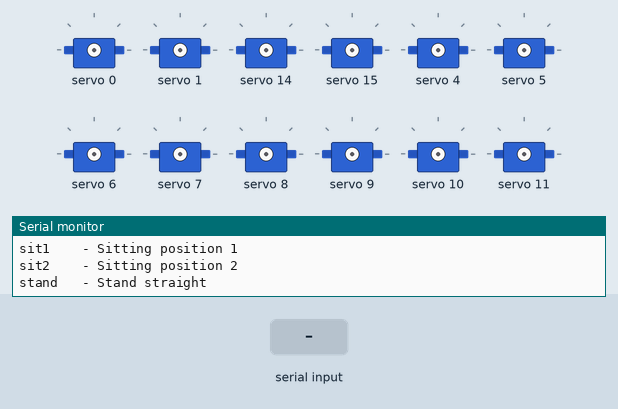
Bench run of a sketch on a simulated Arduino Uno, built with avr-gcc and run on an emulated ATmega328P. Parts: 12 × servo, the last lines printed to the serial monitor. The inputs (shaded band) are chosen by the test bench.

Above: at 1.2 s.
1.3 s: "sleep\n" received over Serial
2.8 s: "sit1\n" received over Serial
At 4.3 s:
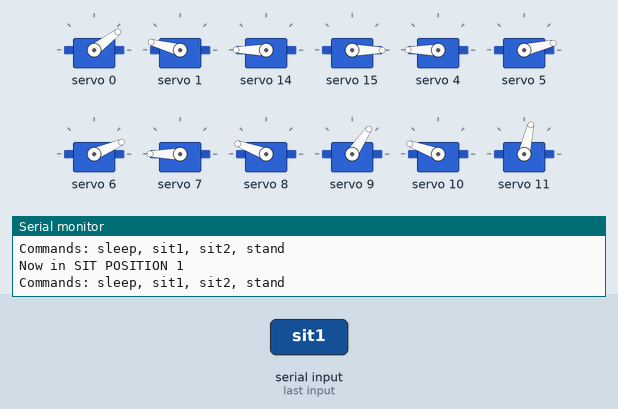
4.6 s: "stand\n" received over Serial
At 7.4 s:
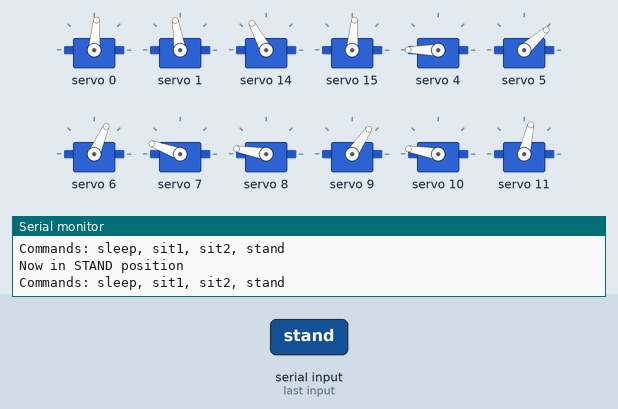
9.1 s: "sit2\n" received over Serial
At 11.7 s:
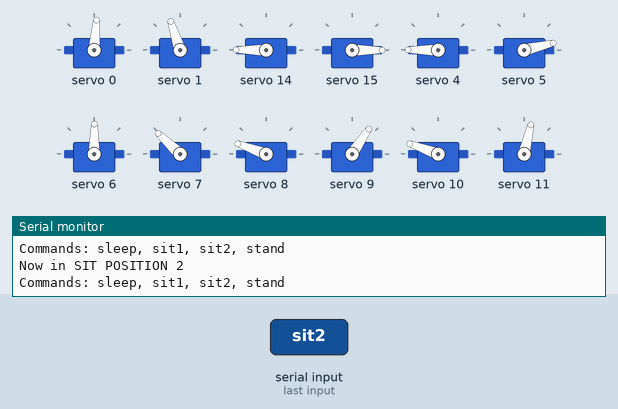
12.1 s: "sleep\n" received over Serial
At 12.81 s:
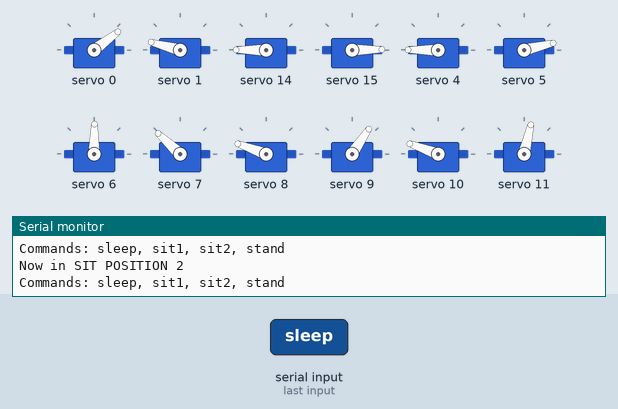
Timing chart, 0 to 15.2 s (numbered marks = the images above; inputs shaded):
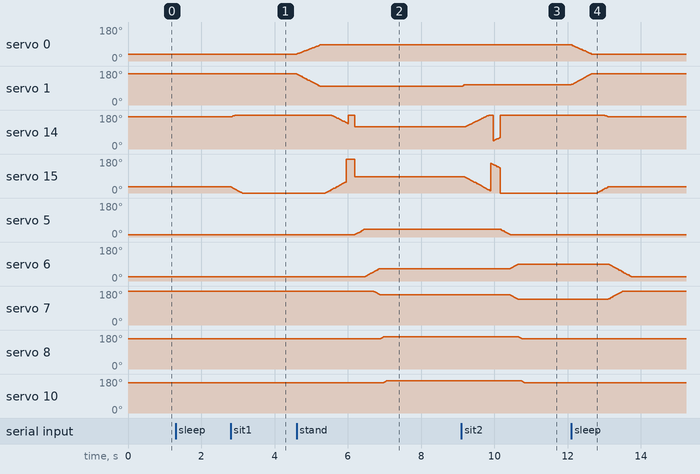

The sketch:

simplecommspotmicro.ino
```cpp
// === Quadruped Robot with Smooth Transitions and Serial Menu ===
#include <Wire.h>
#include <Adafruit_PWMServoDriver.h>

Adafruit_PWMServoDriver pwm = Adafruit_PWMServoDriver();

// State tracking
String inputString = "";
boolean stringComplete = false;
int currentPos[16];

// Smooth single servo move
void smoothSetPWM(uint8_t channel, int target, int speed = 1, int delayMs = 3) {
  int current = currentPos[channel];
  if (current == 0) current = target;
  int step = (current < target) ? 1 : -1;

  for (int pos = current; pos != target; pos += step * speed) {
    pwm.setPWM(channel, 0, pos);
    delay(delayMs);
  }
  pwm.setPWM(channel, 0, target);
  currentPos[channel] = target;
}

// Smooth two servos in sync
void smoothSetPair(uint8_t chA, int tgtA, uint8_t chB, int tgtB, int speed = 1, int delayMs = 3) {
  int curA = currentPos[chA];
  int curB = currentPos[chB];
  if (curA == 0) curA = tgtA;
  if (curB == 0) curB = tgtB;

  int maxSteps = max(abs(tgtA - curA), abs(tgtB - curB)) / speed;
  for (int i = 1; i <= maxSteps; i++) {
    int posA = curA + ((tgtA - curA) * i) / maxSteps;
    int posB = curB + ((tgtB - curB) * i) / maxSteps;
    pwm.setPWM(chA, 0, posA);
    pwm.setPWM(chB, 0, posB);
    delay(delayMs);
  }
  pwm.setPWM(chA, 0, tgtA);
  pwm.setPWM(chB, 0, tgtB);
  currentPos[chA] = tgtA;
  currentPos[chB] = tgtB;
}

// === CUSTOM POSITIONS (yours) ===

// Sleep position
void sleepPos() {
  smoothSetPair(0, 190, 1, 460);
  smoothSetPair(14, 470, 15, 180);

  smoothSetPair(4, 560, 5, 140);
  smoothSetPair(6, 160, 7, 540);

  smoothSetPair(8, 450, 9, 230);
  smoothSetPair(10, 450, 11, 275);
  Serial.println("Now in SLEEP position");
}

// Sitting position 1
void sit1() {
  smoothSetPair(0, 190, 1, 460);
  smoothSetPair(14, 550, 15, 80);

  smoothSetPair(4, 560, 5, 140);
  smoothSetPair(6, 160, 7, 540);

  smoothSetPair(8, 450, 9, 230);
  smoothSetPair(10, 450, 11, 275);
  Serial.println("Now in SIT POSITION 1");
}

// Sitting position 2
void sit2() {
  smoothSetPair(0, 290, 1, 340);
  smoothSetPair(14, 550, 15, 80);

  smoothSetPair(4, 560, 5, 140);
  smoothSetPair(6, 300, 7, 400);

  smoothSetPair(8, 450, 9, 230);
  smoothSetPair(10, 450, 11, 275);
  Serial.println("Now in SIT POSITION 2");
}

// Stand straight
void standstraight() {
  smoothSetPair(0, 290, 1, 320);
  smoothSetPair(14, 360, 15, 290);

  smoothSetPair(4, 500, 5, 200);
  smoothSetPair(6, 250, 7, 450);

  smoothSetPair(8, 470, 9, 230);
  smoothSetPair(10, 470, 11, 275);
  Serial.println("Now in STAND position");
}

void setup() {
  Wire.begin();
  pwm.begin();
  pwm.setPWMFreq(50);

  Serial.begin(115200);
  Serial.println("=== Quadruped Robot Ready ===");
  Serial.println("Commands available:");
  Serial.println("sleep   - Sleep position");
  Serial.println("sit1    - Sitting position 1");
  Serial.println("sit2    - Sitting position 2");
  Serial.println("stand   - Stand straight");
}

void loop() {
  // Handle serial input
  while (Serial.available()) {
    char inChar = Serial.read();
    inputString += inChar;
    if (inChar == '\n') stringComplete = true;
  }

  if (stringComplete) {
    inputString.trim();

    if (inputString == "sleep") sleepPos();
    else if (inputString == "sit1") sit1();
    else if (inputString == "sit2") sit2();
    else if (inputString == "stand") standstraight();
    else Serial.println("Invalid command: " + inputString);

    // Reset input
    inputString = "";
    stringComplete = false;

    // Print menu again
    Serial.println("\nCommands: sleep, sit1, sit2, stand");
  }
}
```

Measured:
- after the input at 2.8 s, servo 14: 170° → 180° at once; servo 15: moves from 32° to 0° over 0.30 s, starting at once
- after the input at 4.6 s, servo 0: moves from 37° to 85° over 0.62 s, starting at once; servo 1: moves from 165° to 99° over 0.62 s, starting at once; servo 15: rises from 0° to 180° in 0.57 s, then falls to 85° in 0.23 s; servo 5: moves from 13° to 42° over 0.28 s, starting after 1.6 s; servo 6: moves from 23° to 66° over 0.40 s, starting after 1.9 s
- after the input at 9.1 s, servo 1: 99° → 108° at once; servo 5: moves from 42° to 13° over 0.28 s, starting after 1.1 s; servo 6: moves from 66° to 89° over 0.20 s, starting after 1.3 s; servo 7: moves from 160° to 137° over 0.20 s, starting after 1.3 s; servo 8, servo 10: 170° → 160° after 1.6 s
- after the input at 12.1 s, servo 0: moves from 85° to 37° over 0.52 s, starting at once; servo 1: moves from 108° to 165° over 0.53 s, starting at once; servo 14: 180° → 170° after 0.88 s; servo 15: moves from 0° to 32° over 0.29 s, starting after 0.69 s; servo 6: moves from 89° to 23° over 0.62 s, starting after 1.0 s
